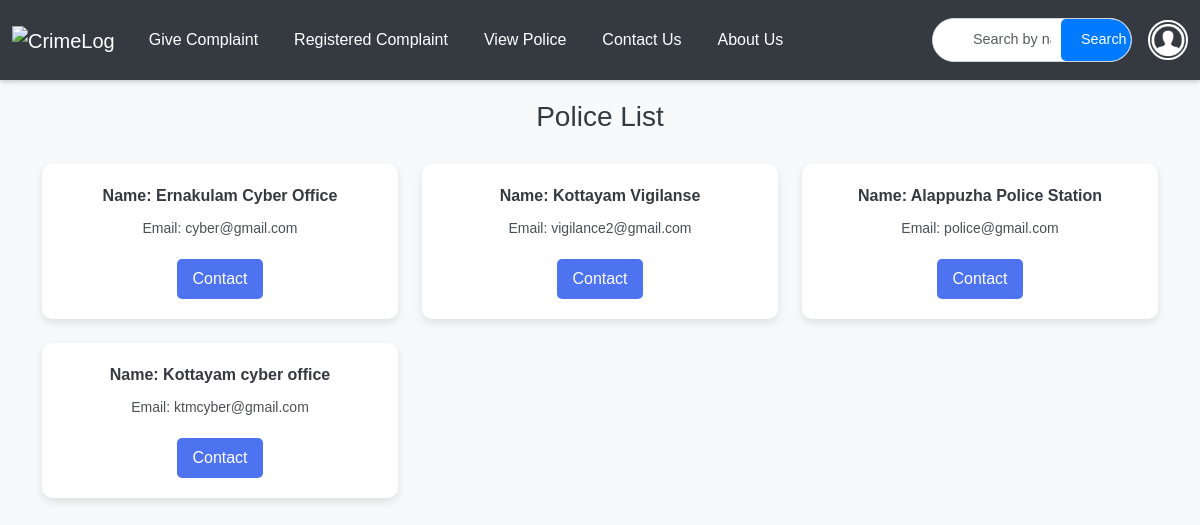
The app's page /viewpolices/, older data.
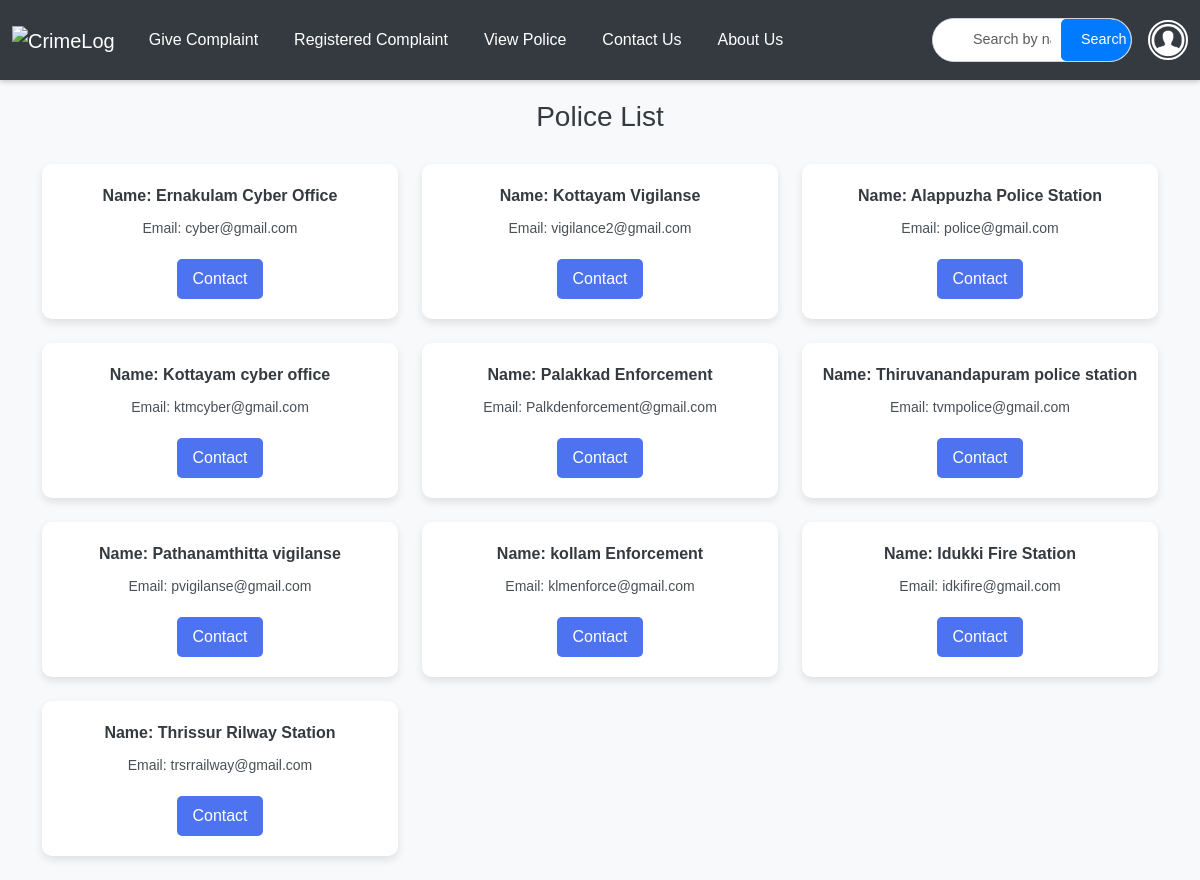
The same page, newer data.
### app/models.py (models this page shows, shortened)
class Police(models.Model):
    Email = models.EmailField(unique=True)
    name = models.TextField()
    phonenumber = models.IntegerField()
    password = models.TextField()
    location= models.TextField()

### app/views.py (the view)
# urls.py: path('viewpolices/',views.viewpolices),
def viewpolices(req):
        data=Police.objects.all()
        return render(req,'user/viewpolice.html', {'data':data})

### templates/user/viewpolice.html (shortened to what this page needs)
<!DOCTYPE html>
<html lang="en">
<head>
    <link href="https://cdn.jsdelivr.net/npm/bootstrap@5.3.3/dist/css/bootstrap.min.css" rel="stylesheet">
    <link href="https://cdn.jsdelivr.net/npm/bootstrap-icons/font/bootstrap-icons.css" rel="stylesheet">
</head>
<body>
    <nav id="nav" class="navbar navbar-expand-lg navbar-dark sticky-top">
        <div class="container-fluid">
            <a class="navbar-brand" href="../userhome">
                <img id="logo" src="../static/images/complaints-text-on-red-round-grungy-texture-stamp-2HEHM9A.jpg" alt="CrimeLog">
            </a>
            <div class="collapse navbar-collapse" id="mynavbar">
                <ul class="navbar-nav me-auto">
                    <li class="nav-item">
                        <a class="nav-link" href="../submit_complaint">Give Complaint</a>
                    </li>
                    <li class="nav-item">
                        <a class="nav-link" href="../userhistory">Registered Complaint</a>
                    </li>
                    <li class="nav-item">
                        <a class="nav-link" href="../viewpolices">View Police</a>
                    </li>
                    <li class="nav-item">
                        <a class="nav-link" href="../contactus">Contact Us</a>
                    </li>
                    <li class="nav-item">
                        <a class="nav-link" href="../about">About Us</a>
                    </li>
                </ul>
                    <div class="search-input-group">
                        <form method="post" action="{% url 'police_search' %}">
                            <input class="form-control" type="text" name="query" placeholder="Search by name or email...">
                            <button class="btn btn-primary" id="srch-btn" type="submit">Search</button>
                        </form>
                    </div>
                <div class="dropdown ms-3">
                    <button class="btn btn-link dropdown p-0 border-0" type="button" id="profileDropdown" data-bs-toggle="dropdown" aria-expanded="false">
                        <img src="../static/images/profile.png" alt="Profile" class="profile-img">
                    </button>
                </div>
            </div>
        </div>
    </nav>
    <div class="container">
        <h3>Police List</h3>
        <div class="row">
            {% if data %}
                {% for i in data %}
                <div class="col-md-4 col-sm-6 mb-4 d-flex justify-content-center">
                    <div class="product">
                        <div class="description">
                            <p class="price">Name: {{ i.name }}</p>
                            <p>Email: {{ i.Email }}</p>
                        </div>
                        <a href="mailto:{{ i.Email }}" class="btn">Contact</a>
                    </div>
                </div>
                {% endfor %}
            {% else %}
                <p class="text-center">No police officers found matching your search.</p>
            {% endif %}
        </div>
    </div>
</body>
</html>

Row changes from the older to the newer data that the page shows:
added Police: name "Palakkad Enforcement", Email "Palkdenforcement@gmail.com"
added Police: name "Thiruvanandapuram police station", Email "tvmpolice@gmail.com"
added Police: name "Pathanamthitta vigilanse", Email "pvigilanse@gmail.com"
added Police: name "kollam Enforcement", Email "klmenforce@gmail.com"
added Police: name "Idukki Fire Station", Email "idkifire@gmail.com"
added Police: name "Thrissur Rilway Station", Email "trsrrailway@gmail.com"
